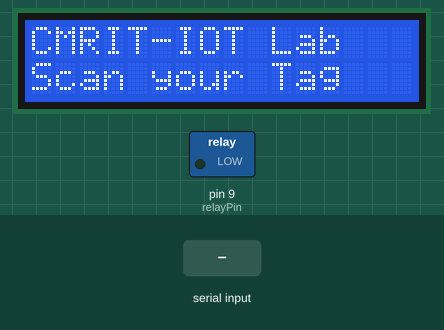
The sketch below on a simulated Arduino Uno, built with avr-gcc and run on an emulated ATmega328P. Shown: 16×2 character LCD, switched loads named in the sketch (green lamp = pin HIGH). The inputs (shaded band) are chosen by the test bench. What the sketch prints to the serial monitor is not drawn.

Above: at 1.2 s.
1.3 s: "1" received over the second serial link
At 2.4 s:
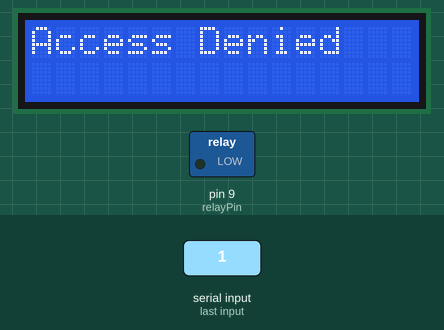
4.3 s: "0" received over the second serial link
7.3 s: "2" received over the second serial link
Timing chart, 0 to 10.3 s (numbered marks = the images above; inputs shaded):
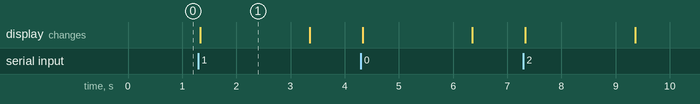

Measured:
- after the input at 1.3 s, the display: changes at once (image 1)
- what the display in image 1 shows lasts 2.1 s, from 1.3 s to 3.4 s

The sketch:

em-18-lockingSystem.ino
```cpp
#include <Wire.h>
#include <LiquidCrystal_I2C.h>
#include <SoftwareSerial.h>

// LCD and RFID
LiquidCrystal_I2C lcd(0x27, 16, 2); // LCD at I2C address 0x27
SoftwareSerial rfid(2, 3);          // RFID on pins RX=2, TX=3

String allowedTag = "5D00A3D51833";  // Authorized tag
const int relayPin = 9;              // Relay connected to pin 9

void setup() {
  Serial.begin(9600);
  rfid.begin(9600);

  pinMode(relayPin, OUTPUT);
  digitalWrite(relayPin, LOW);  // Start locked (Active LOW relay)

  lcd.begin(16, 2);
  lcd.backlight();

  lcd.setCursor(0, 0);
  lcd.print("CMRIT-IOT Lab");
  lcd.setCursor(0, 1);
  lcd.print("Scan your Tag");
}

void loop() {
  if (rfid.available()) {
    String tag = "";
    while (rfid.available()) {
      char c = rfid.read();
      tag += c;
      delay(5); // Small delay to complete reading
    }

    Serial.print("RFID Tag: ");
    Serial.println(tag);

    lcd.clear();
    lcd.setCursor(0, 0);
    lcd.print("Tag:");
    lcd.setCursor(0, 1);
    lcd.print(tag);

    if (tag == allowedTag) {
      Serial.println("Access Granted");
      lcd.clear();
      lcd.setCursor(0, 0);
      lcd.print("Access Granted");
      lcd.setCursor(0, 1);
      lcd.print("Door Unlocked");

      digitalWrite(relayPin, LOW);   // Unlock (relay ON)
      delay(3000);                   // Keep unlocked for 3 seconds
      digitalWrite(relayPin, HIGH);  // Lock again (relay OFF)

      lcd.clear();
      lcd.setCursor(0, 0);
      lcd.print("Door Locked");
      delay(2000);
    } else {
      Serial.println("Access Denied");
      lcd.clear();
      lcd.setCursor(0, 0);
      lcd.print("Access Denied");
      delay(2000);
    }

    // Reset display
    lcd.clear();
    lcd.setCursor(0, 0);
    lcd.print("CMRIT-IOT Lab");
    lcd.setCursor(0, 1);
    lcd.print("Scan your Tag");
  }
}
```
